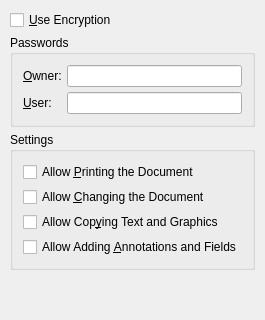
  <widget class="QWidget" name="tabSecurity">
   <attribute name="title">
    <string>S&amp;ecurity</string>
   </attribute>
   <layout class="QVBoxLayout" name="verticalLayout_9">
    <property name="spacing">
     <number>5</number>
    </property>
    <property name="leftMargin">
     <number>10</number>
    </property>
    <property name="topMargin">
     <number>10</number>
    </property>
    <property name="rightMargin">
     <number>10</number>
    </property>
    <property name="bottomMargin">
     <number>10</number>
    </property>
    <item>
     <widget class="QCheckBox" name="Encry">
      <property name="text">
       <string>&amp;Use Encryption</string>
      </property>
     </widget>
    </item>
    <item>
     <widget class="QGroupBox" name="groupPass">
      <property name="sizePolicy">
       <sizepolicy hsizetype="Expanding" vsizetype="Minimum">
        <horstretch>0</horstretch>
        <verstretch>0</verstretch>
       </sizepolicy>
      </property>
      <property name="title">
       <string>Passwords</string>
      </property>
      <layout class="QGridLayout" name="groupPassLayout">
       <property name="leftMargin">
        <number>10</number>
       </property>
       <property name="topMargin">
        <number>10</number>
       </property>
       <property name="rightMargin">
        <number>10</number>
       </property>
       <property name="bottomMargin">
        <number>10</number>
       </property>
       <property name="spacing">
        <number>5</number>
       </property>
       <item row="1" column="0">
        <widget class="QLabel" name="TextSec2">
         <property name="text">
          <string>&amp;User:</string>
         </property>
         <property name="buddy">
          <cstring>PassUser</cstring>
         </property>
        </widget>
       </item>
       <item row="0" column="0">
        <widget class="QLabel" name="TextSec1">
         <property name="text">
          <string>&amp;Owner:</string>
         </property>
         <property name="buddy">
          <cstring>PassOwner</cstring>
         </property>
        </widget>
       </item>
       <item row="0" column="1">
        <widget class="QLineEdit" name="PassOwner">
         <property name="echoMode">
          <enum>QLineEdit::Password</enum>
         </property>
        </widget>
       </item>
       <item row="1" column="1">
        <widget class="QLineEdit" name="PassUser">
         <property name="echoMode">
          <enum>QLineEdit::Password</enum>
         </property>
        </widget>
       </item>
      </layout>
     </widget>
    </item>
    <item>
     <widget class="QGroupBox" name="groupSecSet">
      <property name="sizePolicy">
       <sizepolicy hsizetype="Expanding" vsizetype="Minimum">
        <horstretch>0</horstretch>
        <verstretch>0</verstretch>
       </sizepolicy>
      </property>
      <property name="title">
       <string>Settings</string>
      </property>
      <layout class="QVBoxLayout" name="groupSecSetLayout">
       <property name="spacing">
        <number>5</number>
       </property>
       <property name="leftMargin">
        <number>10</number>
       </property>
       <property name="topMargin">
        <number>10</number>
       </property>
       <property name="rightMargin">
        <number>10</number>
       </property>
       <property name="bottomMargin">
        <number>10</number>
       </property>
       <item>
        <widget class="QCheckBox" name="PrintSec">
         <property name="text">
          <string>Allow &amp;Printing the Document</string>
         </property>
        </widget>
       </item>
       <item>
        <widget class="QCheckBox" name="ModifySec">
         <property name="text">
          <string>Allow &amp;Changing the Document</string>
         </property>
        </widget>
       </item>
       <item>
        <widget class="QCheckBox" name="CopySec">
         <property name="text">
          <string>Allow Cop&amp;ying Text and Graphics</string>
         </property>
        </widget>
       </item>
       <item>
        <widget class="QCheckBox" name="AddSec">
         <property name="text">
          <string>Allow Adding &amp;Annotations and Fields</string>
         </property>
        </widget>
       </item>
      </layout>
     </widget>
    </item>
    <item>
     <spacer name="verticalSpacer_5">
      <property name="orientation">
       <enum>Qt::Vertical</enum>
      </property>
      <property name="sizeHint" stdset="0">
       <size>
        <width>20</width>
        <height>40</height>
       </size>
      </property>
     </spacer>
    </item>
   </layout>
  </widget>
